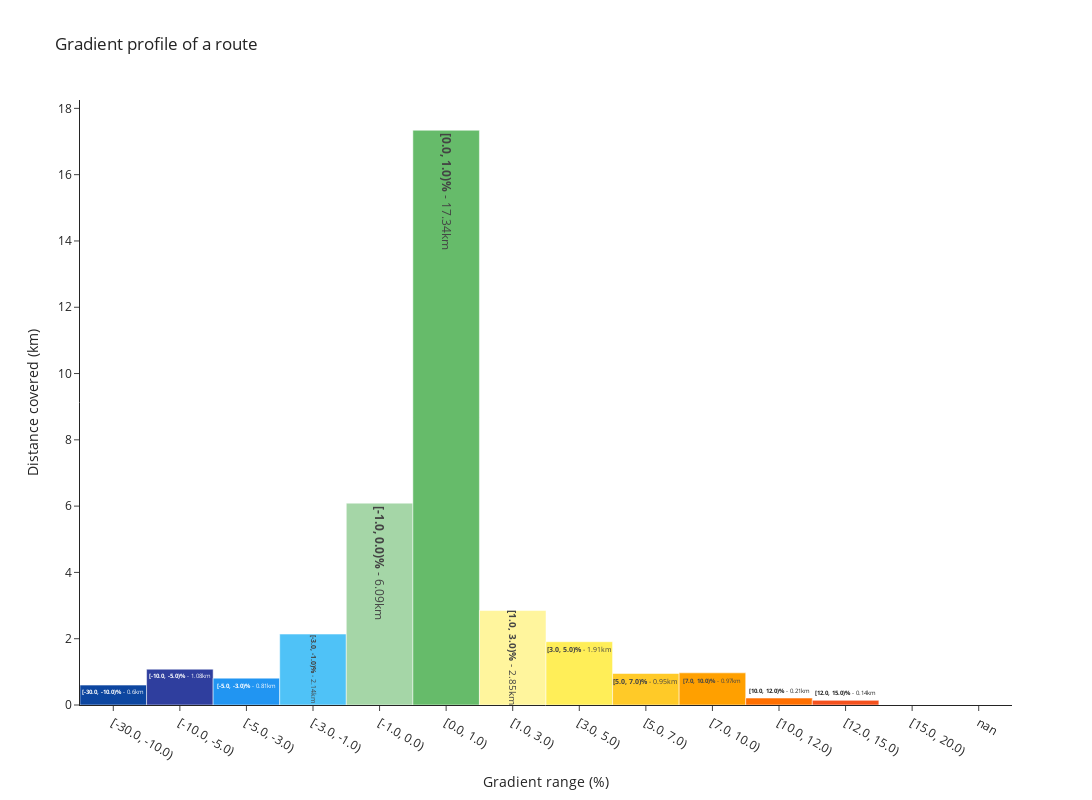

The notebook cell this image was saved under:
### Code cell
fig = go.Figure(
    data=[go.Bar(
        x=gradient_details_df['gradient_range'].astype(str),
        y=gradient_details_df['total_distance'].apply(lambda x: round(x / 1000, 2)),
        marker_color=colors,
        text=custom_text
    )],
    layout=go.Layout(
        bargap=0,
        title='Gradient profile of a route',
        xaxis_title='Gradient range (%)',
        yaxis_title='Distance covered (km)',
        autosize=False,
        width=1440,
        height=800,
        template='simple_white'
    )
)
fig.show()

### Figure 1 — Plotly figure (JSON) as saved in the notebook; plotly's stock layout.template omitted (floating-point values rounded to 4 significant figures)
{"data": [{"marker": {"color": ["#0d46a0", "#2f3e9e", "#2195f2", "#4fc2f7", "#a5d6a7", "#66bb6a", "#fff59d", "#ffee58", "#ffca28", "#ffa000", "#ff6f00", "#f4511e", "#bf360c"]}, "text": ["<b>[-30.0, -10.0)%</b> - 0.6km", "<b>[-10.0, -5.0)%</b> - 1.08km", "<b>[-5.0, -3.0)%</b> - 0.81km", "<b>[-3.0, -1.0)%</b> - 2.14km", "<b>[-1.0, 0.0)%</b> - 6.09km", "<b>[0.0, 1.0)%</b> - 17.34km", "<b>[1.0, 3.0)%</b> - 2.85km", "<b>[3.0, 5.0)%</b> - 1.91km", "<b>[5.0, 7.0)%</b> - 0.95km", "<b>[7.0, 10.0)%</b> - 0.97km", "<b>[10.0, 12.0)%</b> - 0.21km", "<b>[12.0, 15.0)%</b> - 0.14km", "<b>[15.0, 20.0)%</b> - 0.0km", "<b>nan%</b> - 0.0km"], "x": ["[-30.0, -10.0)", "[-10.0, -5.0)", "[-5.0, -3.0)", "[-3.0, -1.0)", "[-1.0, 0.0)", "[0.0, 1.0)", "[1.0, 3.0)", "[3.0, 5.0)", "[5.0, 7.0)", "[7.0, 10.0)", "[10.0, 12.0)", "[12.0, 15.0)", "[15.0, 20.0)", "nan"], "y": [0.6, 1.08, 0.81, 2.14, 6.09, 17.34, 2.85, 1.91, 0.95, 0.97, 0.21, 0.14, 0.0, 0.0], "type": "bar"}], "layout": {"autosize": false, "bargap": 0, "height": 800, "title": {"text": "Gradient profile of a route"}, "width": 1440, "xaxis": {"title": {"text": "Gradient range (%)"}}, "yaxis": {"title": {"text": "Distance covered (km)"}}}}
